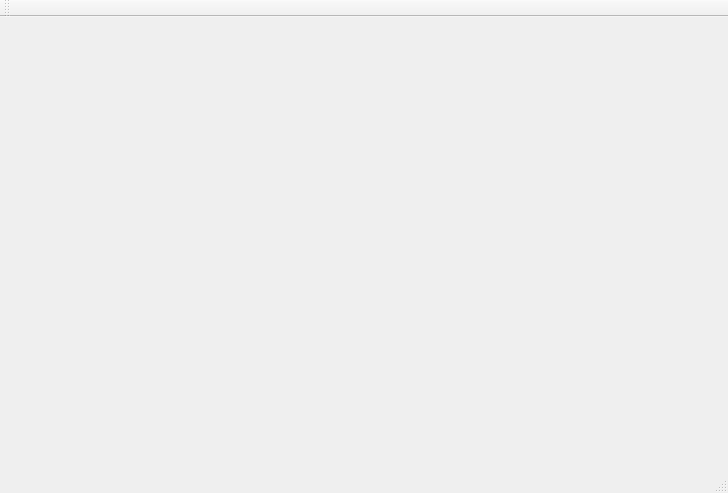
<?xml version="1.0" encoding="UTF-8"?>
<ui version="4.0">
 <class>MainWindow</class>
 <widget class="QMainWindow" name="MainWindow">
  <property name="geometry">
   <rect>
    <x>0</x>
    <y>0</y>
    <width>728</width>
    <height>493</height>
   </rect>
  </property>
  <property name="windowTitle">
   <string>MainWindow</string>
  </property>
  <widget class="QWidget" name="centralWidget">
   <layout class="QGridLayout" name="gridLayout">
    <item row="0" column="0">
     <widget class="QCustomPlot" name="customPlot" native="true"/>
    </item>
   </layout>
  </widget>
  <widget class="QMenuBar" name="menuBar">
   <property name="geometry">
    <rect>
     <x>0</x>
     <y>0</y>
     <width>728</width>
     <height>21</height>
    </rect>
   </property>
  </widget>
  <widget class="QToolBar" name="mainToolBar">
   <attribute name="toolBarArea">
    <enum>TopToolBarArea</enum>
   </attribute>
   <attribute name="toolBarBreak">
    <bool>false</bool>
   </attribute>
  </widget>
  <widget class="QStatusBar" name="statusBar"/>
 </widget>
 <layoutdefault spacing="6" margin="11"/>
 <customwidgets>
  <customwidget>
   <class>QCustomPlot</class>
   <extends>QWidget</extends>
   <header>qcustomplot.h</header>
   <container>1</container>
  </customwidget>
 </customwidgets>
 <resources/>
 <connections/>
</ui>
